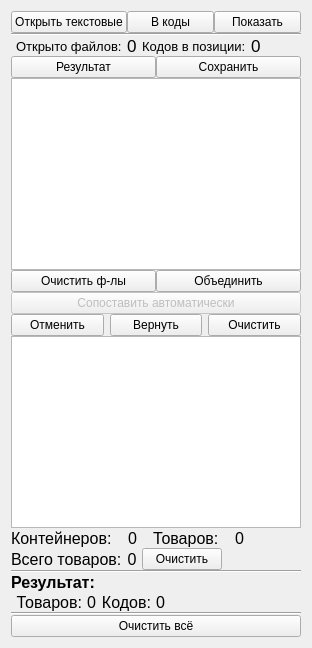
     <widget class="QWidget" name="">
      <layout class="QVBoxLayout" name="verticalLayout_3">
       <property name="spacing">
        <number>0</number>
       </property>
       <item>
        <layout class="QHBoxLayout" name="horizontalLayout_5">
         <item>
          <widget class="QPushButton" name="pushButtonTxt">
           <property name="toolTip">
            <string>&lt;html&gt;&lt;head/&gt;&lt;body&gt;&lt;p&gt;Открыть тектовый файл/файлы. Можно выбрать несколько файлов или добавлять по одному.&lt;/p&gt;&lt;/body&gt;&lt;/html&gt;</string>
           </property>
           <property name="text">
            <string>Открыть текстовые</string>
           </property>
          </widget>
         </item>
         <item>
          <widget class="QPushButton" name="pushButtonAddQr">
           <property name="toolTip">
            <string>&lt;html&gt;&lt;head/&gt;&lt;body&gt;&lt;p&gt;Добавить qr коды из выбранной позиции в результат, перед нажатием необходимо выбрать позицию в списке итемов. Так же можно дважды кликнуть по позиции в списке итемов.&lt;/p&gt;&lt;/body&gt;&lt;/html&gt;</string>
           </property>
           <property name="text">
            <string>В коды</string>
           </property>
          </widget>
         </item>
         <item>
          <widget class="QPushButton" name="pushButtonShow">
           <property name="toolTip">
            <string>&lt;html&gt;&lt;head/&gt;&lt;body&gt;&lt;p&gt;Показать файл инвойса/спецификации или результат выборки&lt;/p&gt;&lt;/body&gt;&lt;/html&gt;</string>
           </property>
           <property name="text">
            <string>Показать</string>
           </property>
          </widget>
         </item>
        </layout>
       </item>
       <item>
        <widget class="Line" name="line_3">
         <property name="orientation">
          <enum>Qt::Horizontal</enum>
         </property>
        </widget>
       </item>
       <item>
        <layout class="QHBoxLayout" name="horizontalLayout_7">
         <property name="spacing">
          <number>5</number>
         </property>
         <property name="leftMargin">
          <number>5</number>
         </property>
         <property name="rightMargin">
          <number>0</number>
         </property>
         <item>
          <widget class="QLabel" name="label_5">
           <property name="font">
            <font>
             <pointsize>10</pointsize>
             <bold>false</bold>
            </font>
           </property>
           <property name="toolTip">
            <string>&lt;html&gt;&lt;head/&gt;&lt;body&gt;&lt;p&gt;Открыто текстовых файлов&lt;/p&gt;&lt;/body&gt;&lt;/html&gt;</string>
           </property>
           <property name="text">
            <string>Открыто файлов:</string>
           </property>
          </widget>
         </item>
         <item>
          <widget class="QLabel" name="labelFilesNum">
           <property name="font">
            <font>
             <pointsize>13</pointsize>
            </font>
           </property>
           <property name="toolTip">
            <string>&lt;html&gt;&lt;head/&gt;&lt;body&gt;&lt;p&gt;Открыто текстовых файлов&lt;/p&gt;&lt;/body&gt;&lt;/html&gt;</string>
           </property>
           <property name="text">
            <string>0</string>
           </property>
           <property name="alignment">
            <set>Qt::AlignLeading|Qt::AlignLeft|Qt::AlignTop</set>
           </property>
          </widget>
         </item>
         <item>
          <widget class="QLabel" name="label">
           <property name="font">
            <font>
             <pointsize>10</pointsize>
            </font>
           </property>
           <property name="toolTip">
            <string>&lt;html&gt;&lt;head/&gt;&lt;body&gt;&lt;p&gt;Количество кодов в выбранной позиции(item)&lt;/p&gt;&lt;/body&gt;&lt;/html&gt;</string>
           </property>
           <property name="text">
            <string>Кодов в позиции:</string>
           </property>
          </widget>
         </item>
         <item>
          <widget class="QLabel" name="labelCodesInDoc">
           <property name="font">
            <font>
             <pointsize>13</pointsize>
            </font>
           </property>
           <property name="toolTip">
            <string>&lt;html&gt;&lt;head/&gt;&lt;body&gt;&lt;p&gt;Количество кодов в выбранной позиции(item)&lt;/p&gt;&lt;/body&gt;&lt;/html&gt;</string>
           </property>
           <property name="text">
            <string>0</string>
           </property>
           <property name="alignment">
            <set>Qt::AlignLeading|Qt::AlignLeft|Qt::AlignTop</set>
           </property>
          </widget>
         </item>
         <item>
          <spacer name="horizontalSpacer_6">
           <property name="orientation">
            <enum>Qt::Horizontal</enum>
           </property>
           <property name="sizeHint" stdset="0">
            <size>
             <width>40</width>
             <height>20</height>
            </size>
           </property>
          </spacer>
         </item>
        </layout>
       </item>
       <item>
        <layout class="QHBoxLayout" name="horizontalLayout_10">
         <item>
          <widget class="QPushButton" name="pushButtonShowResult">
           <property name="toolTip">
            <string>&lt;html&gt;&lt;head/&gt;&lt;body&gt;&lt;p&gt;Показать результат или таблицу инвойса/спецификации&lt;/p&gt;&lt;/body&gt;&lt;/html&gt;</string>
           </property>
           <property name="text">
            <string>Результат</string>
           </property>
          </widget>
         </item>
         <item>
          <widget class="QPushButton" name="pushButtonSave">
           <property name="toolTip">
            <string>&lt;html&gt;&lt;head/&gt;&lt;body&gt;&lt;p&gt;Сохранить полученый результат&lt;/p&gt;&lt;/body&gt;&lt;/html&gt;</string>
           </property>
           <property name="text">
            <string>Сохранить</string>
           </property>
          </widget>
         </item>
        </layout>
       </item>
       <item>
        <widget class="QListWidget" name="listWidget">
         <property name="toolTip">
          <string>&lt;html&gt;&lt;head/&gt;&lt;body&gt;&lt;p&gt;Список позиций/итемов. При выделении позиции отображается относящийся к ней список кодов. При двойном клике коды из этой позиции добавляются в результат.&lt;/p&gt;&lt;/body&gt;&lt;/html&gt;</string>
         </property>
         <property name="selectionMode">
          <enum>QAbstractItemView::ExtendedSelection</enum>
         </property>
        </widget>
       </item>
       <item>
        <layout class="QHBoxLayout" name="horizontalLayout_14">
         <item>
          <widget class="QPushButton" name="pushButtonClearFiles">
           <property name="text">
            <string>Очистить ф-лы</string>
           </property>
          </widget>
         </item>
         <item>
          <widget class="QPushButton" name="pushButtonMergeFiles">
           <property name="text">
            <string>Объединить</string>
           </property>
          </widget>
         </item>
        </layout>
       </item>
       <item>
        <widget class="QPushButton" name="pushButtonAuto">
         <property name="enabled">
          <bool>false</bool>
         </property>
         <property name="toolTip">
          <string>&lt;html&gt;&lt;head/&gt;&lt;body&gt;&lt;p&gt;Попробовать составить результат из имеющихся данных в автоматическом режиме.&lt;/p&gt;&lt;/body&gt;&lt;/html&gt;</string>
         </property>
         <property name="text">
          <string>Сопоставить автоматически</string>
         </property>
        </widget>
       </item>
       <item>
        <widget class="QWidget" name="widgetAddItems" native="true">
         <layout class="QHBoxLayout" name="horizontalLayout_13">
          <property name="spacing">
           <number>6</number>
          </property>
          <property name="leftMargin">
           <number>0</number>
          </property>
          <property name="topMargin">
           <number>0</number>
          </property>
          <property name="rightMargin">
           <number>0</number>
          </property>
          <property name="bottomMargin">
           <number>0</number>
          </property>
          <item>
           <widget class="QPushButton" name="pushButtonCancelUndoResult">
            <property name="sizePolicy">
             <sizepolicy hsizetype="Minimum" vsizetype="Fixed">
              <horstretch>0</horstretch>
              <verstretch>0</verstretch>
             </sizepolicy>
            </property>
            <property name="toolTip">
             <string>&lt;html&gt;&lt;head/&gt;&lt;body&gt;&lt;p&gt;Отменить последнюю добавленную в результат позицию&lt;/p&gt;&lt;/body&gt;&lt;/html&gt;</string>
            </property>
            <property name="text">
             <string>Отменить</string>
            </property>
           </widget>
          </item>
          <item>
           <widget class="QPushButton" name="pushButtonUndoRedoResult">
            <property name="sizePolicy">
             <sizepolicy hsizetype="Minimum" vsizetype="Fixed">
              <horstretch>0</horstretch>
              <verstretch>0</verstretch>
             </sizepolicy>
            </property>
            <property name="toolTip">
             <string>&lt;html&gt;&lt;head/&gt;&lt;body&gt;&lt;p&gt;Вернуть отменённое действие&lt;/p&gt;&lt;/body&gt;&lt;/html&gt;</string>
            </property>
            <property name="text">
             <string>Вернуть</string>
            </property>
           </widget>
          </item>
          <item>
           <widget class="QPushButton" name="pushButtonClearResult">
            <property name="toolTip">
             <string>&lt;html&gt;&lt;head/&gt;&lt;body&gt;&lt;p&gt;Очистить результат&lt;/p&gt;&lt;/body&gt;&lt;/html&gt;</string>
            </property>
            <property name="text">
             <string>Очистить</string>
            </property>
           </widget>
          </item>
         </layout>
        </widget>
       </item>
       <item>
        <widget class="QWidget" name="widgetItemsInfo" native="true">
         <layout class="QVBoxLayout" name="verticalLayout_2">
          <property name="spacing">
           <number>0</number>
          </property>
          <property name="leftMargin">
           <number>0</number>
          </property>
          <property name="topMargin">
           <number>0</number>
          </property>
          <property name="rightMargin">
           <number>0</number>
          </property>
          <property name="bottomMargin">
           <number>0</number>
          </property>
          <item>
           <widget class="QTableWidget" name="tableWidgetItems">
            <property name="sizePolicy">
             <sizepolicy hsizetype="Expanding" vsizetype="Expanding">
              <horstretch>0</horstretch>
              <verstretch>0</verstretch>
             </sizepolicy>
            </property>
            <property name="font">
             <font>
              <pointsize>8</pointsize>
             </font>
            </property>
            <property name="toolTip">
             <string>&lt;html&gt;&lt;head/&gt;&lt;body&gt;&lt;p&gt;Список контейнеров и позиций товаров находящихся в них&lt;/p&gt;&lt;/body&gt;&lt;/html&gt;</string>
            </property>
            <property name="editTriggers">
             <set>QAbstractItemView::NoEditTriggers</set>
            </property>
            <property name="showGrid">
             <bool>false</bool>
            </property>
           </widget>
          </item>
          <item>
           <layout class="QHBoxLayout" name="horizontalLayout_6">
            <item>
             <widget class="QLabel" name="label_14">
              <property name="sizePolicy">
               <sizepolicy hsizetype="Expanding" vsizetype="Preferred">
                <horstretch>0</horstretch>
                <verstretch>0</verstretch>
               </sizepolicy>
              </property>
              <property name="minimumSize">
               <size>
                <width>0</width>
                <height>0</height>
               </size>
              </property>
              <property name="font">
               <font>
                <pointsize>12</pointsize>
               </font>
              </property>
              <property name="toolTip">
               <string>&lt;html&gt;&lt;head/&gt;&lt;body&gt;&lt;p&gt;Количество контейнеров в данном инвойсе/спецификации&lt;/p&gt;&lt;/body&gt;&lt;/html&gt;</string>
              </property>
              <property name="text">
               <string>Контейнеров:</string>
              </property>
             </widget>
            </item>
            <item>
             <widget class="QLabel" name="labelCtnsNum">
              <property name="sizePolicy">
               <sizepolicy hsizetype="Expanding" vsizetype="Preferred">
                <horstretch>0</horstretch>
                <verstretch>0</verstretch>
               </sizepolicy>
              </property>
              <property name="minimumSize">
               <size>
                <width>20</width>
                <height>0</height>
               </size>
              </property>
              <property name="font">
               <font>
                <pointsize>12</pointsize>
               </font>
              </property>
              <property name="toolTip">
               <string>&lt;html&gt;&lt;head/&gt;&lt;body&gt;&lt;p&gt;Количество контейнеров в данном инвойсе/спецификации&lt;/p&gt;&lt;/body&gt;&lt;/html&gt;</string>
              </property>
              <property name="text">
               <string>0</string>
              </property>
              <property name="alignment">
               <set>Qt::AlignCenter</set>
              </property>
             </widget>
            </item>
            <item>
             <widget class="QLabel" name="label_12">
              <property name="sizePolicy">
               <sizepolicy hsizetype="Expanding" vsizetype="Preferred">
                <horstretch>0</horstretch>
                <verstretch>0</verstretch>
               </sizepolicy>
              </property>
              <property name="font">
               <font>
                <pointsize>12</pointsize>
               </font>
              </property>
              <property name="toolTip">
               <string>&lt;html&gt;&lt;head/&gt;&lt;body&gt;&lt;p&gt;Количество позиций товаров в данном инвойсе/спецификации&lt;/p&gt;&lt;/body&gt;&lt;/html&gt;</string>
              </property>
              <property name="text">
               <string>Товаров:</string>
              </property>
             </widget>
            </item>
            <item>
             <widget class="QLabel" name="labelItemsNum">
              <property name="sizePolicy">
               <sizepolicy hsizetype="Expanding" vsizetype="Preferred">
                <horstretch>0</horstretch>
                <verstretch>0</verstretch>
               </sizepolicy>
              </property>
              <property name="minimumSize">
               <size>
                <width>10</width>
                <height>0</height>
               </size>
              </property>
              <property name="font">
               <font>
                <pointsize>12</pointsize>
               </font>
              </property>
              <property name="toolTip">
               <string>&lt;html&gt;&lt;head/&gt;&lt;body&gt;&lt;p&gt;Количество позиций товаров в данном инвойсе/спецификации&lt;/p&gt;&lt;/body&gt;&lt;/html&gt;</string>
              </property>
              <property name="text">
               <string>0</string>
              </property>
              <property name="alignment">
               <set>Qt::AlignCenter</set>
              </property>
             </widget>
            </item>
            <item>
             <spacer name="horizontalSpacer_5">
              <property name="orientation">
               <enum>Qt::Horizontal</enum>
              </property>
              <property name="sizeHint" stdset="0">
               <size>
                <width>40</width>
                <height>20</height>
               </size>
              </property>
             </spacer>
            </item>
           </layout>
          </item>
          <item>
           <layout class="QHBoxLayout" name="horizontalLayout_12">
            <item>
             <widget class="QLabel" name="label_13">
              <property name="sizePolicy">
               <sizepolicy hsizetype="Expanding" vsizetype="Preferred">
                <horstretch>0</horstretch>
                <verstretch>0</verstretch>
               </sizepolicy>
              </property>
              <property name="minimumSize">
               <size>
                <width>0</width>
                <height>0</height>
               </size>
              </property>
              <property name="maximumSize">
               <size>
                <width>16777215</width>
                <height>16777215</height>
               </size>
              </property>
              <property name="font">
               <font>
                <pointsize>12</pointsize>
               </font>
              </property>
              <property name="toolTip">
               <string>&lt;html&gt;&lt;head/&gt;&lt;body&gt;&lt;p&gt;Количество товаров в данном инвойсе/спецификации&lt;/p&gt;&lt;/body&gt;&lt;/html&gt;</string>
              </property>
              <property name="text">
               <string>Всего товаров:</string>
              </property>
              <property name="alignment">
               <set>Qt::AlignLeading|Qt::AlignLeft|Qt::AlignVCenter</set>
              </property>
             </widget>
            </item>
            <item>
             <widget class="QLabel" name="labelOverallItems">
              <property name="minimumSize">
               <size>
                <width>20</width>
                <height>0</height>
               </size>
              </property>
              <property name="font">
               <font>
                <pointsize>12</pointsize>
               </font>
              </property>
              <property name="toolTip">
               <string>&lt;html&gt;&lt;head/&gt;&lt;body&gt;&lt;p&gt;Количество товаров в данном инвойсе/спецификации&lt;/p&gt;&lt;/body&gt;&lt;/html&gt;</string>
              </property>
              <property name="text">
               <string>0</string>
              </property>
              <property name="alignment">
               <set>Qt::AlignCenter</set>
              </property>
             </widget>
            </item>
            <item>
             <widget class="QPushButton" name="pushButtonClearItems">
              <property name="text">
               <string>Очистить</string>
              </property>
             </widget>
            </item>
            <item>
             <spacer name="horizontalSpacer_3">
              <property name="orientation">
               <enum>Qt::Horizontal</enum>
              </property>
              <property name="sizeHint" stdset="0">
               <size>
                <width>40</width>
                <height>20</height>
               </size>
              </property>
             </spacer>
            </item>
           </layout>
          </item>
         </layout>
        </widget>
       </item>
       <item>
        <widget class="Line" name="line">
         <property name="orientation">
          <enum>Qt::Horizontal</enum>
         </property>
        </widget>
       </item>
       <item>
        <widget class="QLabel" name="label_6">
         <property name="font">
          <font>
           <pointsize>12</pointsize>
           <bold>true</bold>
          </font>
         </property>
         <property name="toolTip">
          <string>&lt;html&gt;&lt;head/&gt;&lt;body&gt;&lt;p&gt;Информация о результирующем файле&lt;/p&gt;&lt;/body&gt;&lt;/html&gt;</string>
         </property>
         <property name="text">
          <string>Результат:</string>
         </property>
        </widget>
       </item>
       <item>
        <layout class="QHBoxLayout" name="horizontalLayout_9">
         <property name="spacing">
          <number>5</number>
         </property>
         <property name="leftMargin">
          <number>5</number>
         </property>
         <property name="rightMargin">
          <number>0</number>
         </property>
         <item>
          <widget class="QLabel" name="label_10">
           <property name="font">
            <font>
             <pointsize>12</pointsize>
            </font>
           </property>
           <property name="toolTip">
            <string>&lt;html&gt;&lt;head/&gt;&lt;body&gt;&lt;p&gt;Количество позиций товаров добавленных в результат.&lt;/p&gt;&lt;/body&gt;&lt;/html&gt;</string>
           </property>
           <property name="text">
            <string>Товаров:</string>
           </property>
           <property name="alignment">
            <set>Qt::AlignRight|Qt::AlignTrailing|Qt::AlignVCenter</set>
           </property>
          </widget>
         </item>
         <item>
          <widget class="QLabel" name="labelResultItems">
           <property name="maximumSize">
            <size>
             <width>16777215</width>
             <height>16777215</height>
            </size>
           </property>
           <property name="font">
            <font>
             <pointsize>12</pointsize>
            </font>
           </property>
           <property name="toolTip">
            <string>&lt;html&gt;&lt;head/&gt;&lt;body&gt;&lt;p&gt;Общее количество позиций товаров добавленных в результат.&lt;/p&gt;&lt;/body&gt;&lt;/html&gt;</string>
           </property>
           <property name="text">
            <string>0</string>
           </property>
          </widget>
         </item>
         <item>
          <widget class="QLabel" name="label_8">
           <property name="font">
            <font>
             <pointsize>12</pointsize>
            </font>
           </property>
           <property name="toolTip">
            <string>&lt;html&gt;&lt;head/&gt;&lt;body&gt;&lt;p&gt;Общее количество кодов добавленных в результат. Должно совпадать с общим количеством товаров в инвойсе/спецификации&lt;/p&gt;&lt;/body&gt;&lt;/html&gt;</string>
           </property>
           <property name="text">
            <string>Кодов:</string>
           </property>
           <property name="alignment">
            <set>Qt::AlignRight|Qt::AlignTrailing|Qt::AlignVCenter</set>
           </property>
          </widget>
         </item>
         <item>
          <widget class="QLabel" name="labelResultCodes">
           <property name="maximumSize">
            <size>
             <width>16777215</width>
             <height>16777215</height>
            </size>
           </property>
           <property name="font">
            <font>
             <pointsize>12</pointsize>
            </font>
           </property>
           <property name="toolTip">
            <string>&lt;html&gt;&lt;head/&gt;&lt;body&gt;&lt;p&gt;Общее количество кодов добавленных в результат. Должно совпадать с общим количеством товаров в инвойсе/спецификации&lt;/p&gt;&lt;/body&gt;&lt;/html&gt;</string>
           </property>
           <property name="text">
            <string>0</string>
           </property>
          </widget>
         </item>
         <item>
          <spacer name="horizontalSpacer_7">
           <property name="orientation">
            <enum>Qt::Horizontal</enum>
           </property>
           <property name="sizeHint" stdset="0">
            <size>
             <width>40</width>
             <height>20</height>
            </size>
           </property>
          </spacer>
         </item>
        </layout>
       </item>
       <item>
        <widget class="Line" name="line_6">
         <property name="orientation">
          <enum>Qt::Horizontal</enum>
         </property>
        </widget>
       </item>
       <item>
        <layout class="QHBoxLayout" name="horizontalLayout_11">
         <item>
          <widget class="QPushButton" name="pushButtonClearAll">
           <property name="toolTip">
            <string>&lt;html&gt;&lt;head/&gt;&lt;body&gt;&lt;p&gt;Очистить все введённые данные в т.ч. открытые ранее файлы и обработанную информацию&lt;/p&gt;&lt;/body&gt;&lt;/html&gt;</string>
           </property>
           <property name="text">
            <string>Очистить всё</string>
           </property>
          </widget>
         </item>
        </layout>
       </item>
      </layout>
     </widget>
